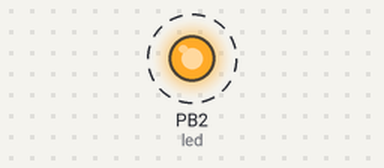
A program run on a simulated ATmega328P, built with avr-gcc and emulated at 16 MHz. Shown: output pins drawn as LEDs (lit = HIGH). Dashed ring = blinking.

Above: at 0.15 s.
Timing chart, 0 to 3.0 s (numbered marks = the images above):
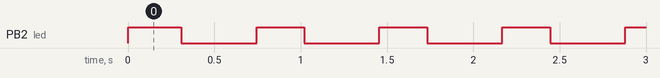

Measured:
- by itself, PB2 (led): alternates HIGH for 0.28 s and LOW for 0.44 s

The program:

main.c
```c
//DA2CT2_1.c

#define F_CPU 16000000UL
#include <avr/io.h>
#include <util/delay.h>
#include <avr/interrupt.h>

int main(void)
{
	DDRB |= (1<<2);                      //sets pb2 as output
	PORTB |= (1<<2);                     //sets pb2 led
	//TCNT0 = 0x1D;
	TCNT0 = 0;
	TCCR0A = 0;
	TCCR0B = (1<<CS02) | (1 << CS00);    //sets prescaler to 1024

	TIMSK0 |= (1<< TOIE0);               //enables interrupt
	sei();                               //enables interrupt

	while(1)
	{

	}
}

ISR(TIMER0_OVF_vect)
{
	uint8_t OVFCount = 0;

	while(1)
	{
		while((TIFR0 & 0x01) == 0);      //while flag is 0

		TCNT0 = 0x1D;                //starting counter for tcnt0
		TIFR0 = 0x01;                //resets the overflow flag
		//OVFCount++;

		if(OVFCount == 19 )          //overflow counter counts up to this
		{
			PORTB ^= (1<<2);         //turns led off
		}
		else if(OVFCount == 49)      //overflow counter counts up to this
		{
			PORTB ^= (1<<2);       //keeps led on
			OVFCount = 0;          //resets the overflow count
		}
		OVFCount++;		            //increment overflow count
	}

}
```
